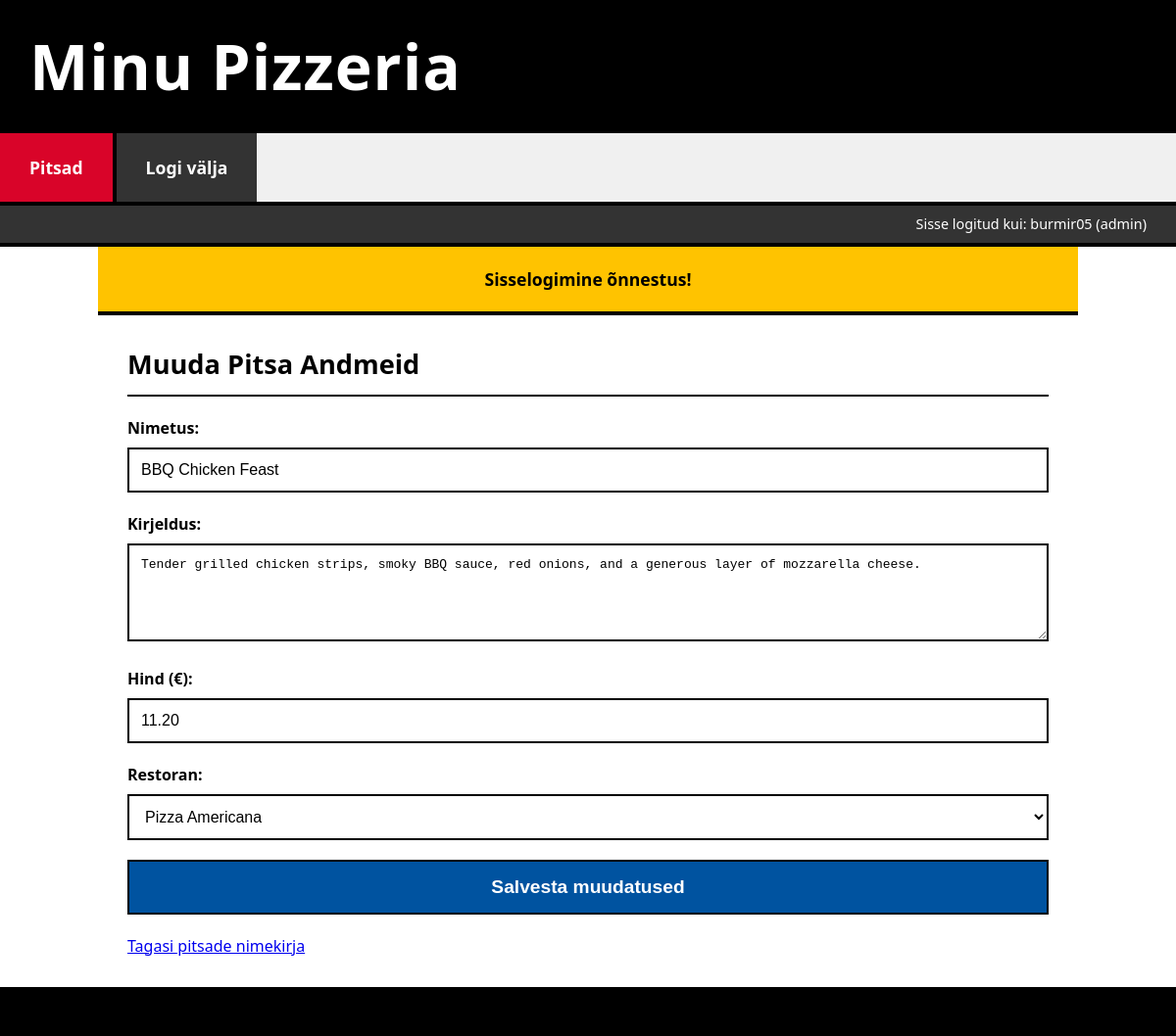
/pizza_form.php?id=17 (signed in), run on the app's committed database.
### tables this page shows
CREATE TABLE `pitsad` (
  `PitsaID` int(11) NOT NULL,
  `Nimetus` varchar(100) NOT NULL,
  `Kirjeldus` text DEFAULT NULL,
  `Hind` decimal(10,2) NOT NULL,
  `RestoranID` int(11) DEFAULT NULL
);

CREATE TABLE `pitsarestoranid` (
  `RestoranID` int(11) NOT NULL,
  `Nimi` varchar(255) NOT NULL,
  `Aadress` text DEFAULT NULL,
  `Telefon` varchar(50) DEFAULT NULL,
  `AvatudAlates` time DEFAULT NULL,
  `AvatudKuni` time DEFAULT NULL
);

### abifunktsioonid.php (called while the page is built, shortened)
<?php
function saa_pitsa_id_jargi($pitsa_id) {
    global $yhendus;
    $sql = "SELECT * FROM pitsad WHERE PitsaID = ?";
    $stmt = $yhendus->prepare($sql);
    $stmt->bind_param("i", $pitsa_id);
    $stmt->execute();
    $result = $stmt->get_result();
    $pitsa = $result->fetch_assoc();
    return $pitsa;
}
function saa_koik_restoranid() {
    global $yhendus;
    $restoranid = [];
    $sql = "SELECT RestoranID, Nimi FROM pitsarestoranid ORDER BY Nimi";
    $result = $yhendus->query($sql);
    if ($result && $result->num_rows > 0) {
        while ($row = $result->fetch_assoc()) {
            $restoranid[] = $row;
        }
    }
    return $restoranid;
}
?>

### pizza_form.php (the view, shortened to what this page needs)
<?php
require_once('conf3.php');
require_once('abifunktsioonid.php');
$pitsa_id = isset($_GET['id']) ? intval($_GET['id']) : (isset($_POST['pitsa_id']) ? intval($_POST['pitsa_id']) : 0);
$nimetus_val = "";
$kirjeldus_val = "";
$hind_val = "";
$restoran_id_valitud_val = null;
$form_errors_val = [];
if ($_SERVER["REQUEST_METHOD"] == "POST") {
    $nimetus_post = trim($_POST['nimetus']);
    $kirjeldus_post = trim($_POST['kirjeldus']);
    $hind_post = trim($_POST['hind']);
    $restoran_id_valitud_post = isset($_POST['restoran_id']) ? intval($_POST['restoran_id']) : null;
    $current_pitsa_id = isset($_POST['pitsa_id']) ? intval($_POST['pitsa_id']) : $pitsa_id;
    if (empty($nimetus_post)) $form_errors_val[] = "Nimetus on kohustuslik.";
    if (empty($hind_post) || !is_numeric($hind_post) || $hind_post <= 0) $form_errors_val[] = "Hind peab olema positiivne number.";
    if ($restoran_id_valitud_post === null || $restoran_id_valitud_post == 0) $form_errors_val[] = "Restoran peab olema valitud.";
    if (empty($form_errors_val)) {
        if ($current_pitsa_id > 0) {
            if (uuenda_pitsa($current_pitsa_id, $nimetus_post, $kirjeldus_post, floatval($hind_post), $restoran_id_valitud_post)) {
                $_SESSION['success_message'] = "Pitsa andmed edukalt uuendatud.";
            } else {
                $_SESSION['error_message'] = "Pitsa uuendamine ebaõnnestus.";
            }
        } else {
            if (lisa_pitsa($nimetus_post, $kirjeldus_post, floatval($hind_post), $restoran_id_valitud_post)) {
                $_SESSION['success_message'] = "Uus pitsa edukalt lisatud.";
            } else {
                $_SESSION['error_message'] = "Pitsa lisamine ebaõnnestus.";
            }
        }
        header("Location: pizzas_list.php");
        exit();
    } else {
        $nimetus_val = $nimetus_post;
        $kirjeldus_val = $kirjeldus_post;
        $hind_val = $hind_post;
        $restoran_id_valitud_val = $restoran_id_valitud_post;
    }
} elseif ($pitsa_id > 0) {
    $pitsa_data = saa_pitsa_id_jargi($pitsa_id);
    if ($pitsa_data) {
        $nimetus_val = $pitsa_data['Nimetus'];
        $kirjeldus_val = $pitsa_data['Kirjeldus'];
        $hind_val = $pitsa_data['Hind'];
        $restoran_id_valitud_val = $pitsa_data['RestoranID'];
    } else {
        $_SESSION['error_message'] = "Pitsat ID-ga ".$pitsa_id." ei leitud.";
        header("Location: pizzas_list.php");
        exit();
    }
}
$restoranid = saa_koik_restoranid();
require_once('header.php');
?>
    <div class="content-block">
        <h2><?php echo ($pitsa_id > 0) ? "Muuda Pitsa Andmeid" : "Lisa Uus Pitsa"; ?></h2>
        <form action="pizza_form.php<?php echo ($pitsa_id > 0) ? '?id='.$pitsa_id : ''; ?>" method="post">
            <div>
                <label for="nimetus">Nimetus:</label>
                <input type="text" id="nimetus" name="nimetus" value="<?php echo htmlspecialchars($nimetus_val); ?>" required>
            </div>
            <div>
                <label for="kirjeldus">Kirjeldus:</label>
                <textarea id="kirjeldus" name="kirjeldus"><?php echo htmlspecialchars($kirjeldus_val); ?></textarea>
            </div>
            <div>
                <label for="hind">Hind (€):</label>
                <input type="number" id="hind" name="hind" step="0.01" value="<?php echo htmlspecialchars($hind_val); ?>" required>
            </div>
            <div>
                <label for="restoran_id">Restoran:</label>
                <select id="restoran_id" name="restoran_id" required>
                    <?php foreach ($restoranid as $restoran): ?>
                        <option value="<?php echo $restoran['RestoranID']; ?>" <?php echo ($restoran_id_valitud_val == $restoran['RestoranID']) ? 'selected' : ''; ?>>
                            <?php echo htmlspecialchars($restoran['Nimi']); ?>
                        </option>
                    <?php endforeach; ?>
                </select>
            </div>
            <div>
                <input type="submit" value="<?php echo ($pitsa_id > 0) ? "Salvesta muudatused" : "Lisa pitsa"; ?>">
            </div>
        </form>
        <a href="pizzas_list.php">Tagasi pitsade nimekirja</a>
    </div>
<?php
require_once('footer.php');
?>

### style.css (style rules this page uses)
* { box-sizing: border-box; margin: 0; padding: 0; }
body { font-family: 'Segoe UI', Arial, sans-serif; background-color: #E0E0E0; color: #000000; line-height: 1.5; }
.content-block { padding: 30px; border-bottom: 4px solid #000000; }
.content-block:last-child { border-bottom: none; }
.content-block h2 { font-size: 1.7em; color: #000000; margin-bottom: 20px; padding-bottom: 10px; border-bottom: 2px solid #000000; font-weight: 600; }
form { margin-top: 10px; }
form div { margin-bottom: 20px; }
form label { display: block; margin-bottom: 8px; font-weight: 600; color: #000000; }
form input[type="text"], form input[type="password"], form input[type="number"], form textarea, form select { width: 100%; padding: 12px; border: 2px solid #000000; background-color: #FFFFFF; color: #000000; font-size: 1em; }
form textarea { min-height: 100px; resize: vertical; }
form input[type="submit"] { width: 100%; padding: 15px; color: white; border: 2px solid #000000; cursor: pointer; font-size: 1.2em; font-weight: 600; background-color: #0053A0; transition: opacity 0.2s; }

### data on the page
pitsad: nimetus "BBQ Chicken Feast", kirjeldus "Tender grilled chicken strips, smoky BBQ sauce, red onions, and a generous layer of mozzarella cheese.", hind "11.20", restoran_id "Pizza Americana"

### other printed values
$_SESSION['kasutajanimi'] "burmir05"
$_SESSION['roll'] "admin"
$_SESSION['success_message'] "Sisselogimine õnnestus!"
